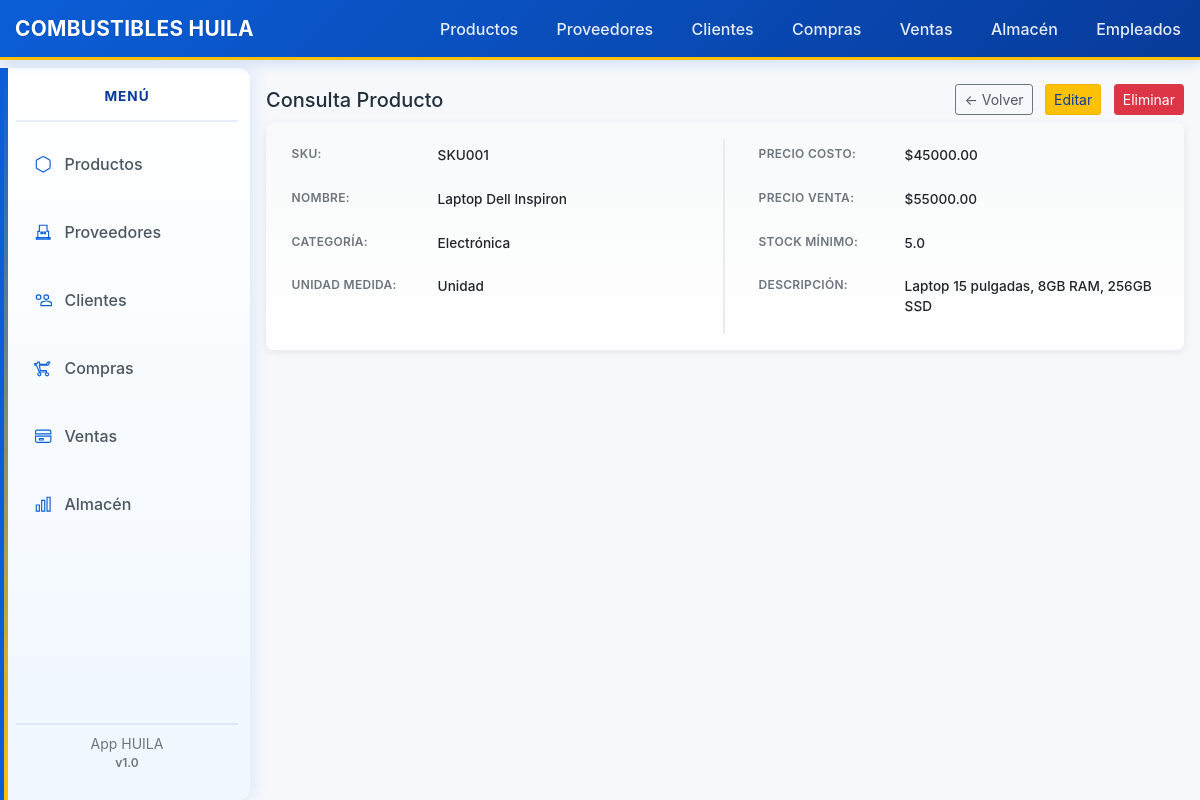
The app's page /productos/1 with its own data.
### tables this page shows
CREATE TABLE productos (
    id INTEGER PRIMARY KEY AUTOINCREMENT,
    sku TEXT UNIQUE,
    nombre TEXT NOT NULL,
    descripcion TEXT,
    categoria TEXT,
    unidad_medida TEXT,
    precio_costo REAL DEFAULT 0,
    precio_venta REAL DEFAULT 0,
    stock_minimo REAL DEFAULT 0,
    activo INTEGER DEFAULT 1,
    created_at TEXT DEFAULT (datetime('now')),
    updated_at TEXT
);

### backend/app/productos/routes.py (the view)
@bp.route('/<int:id>', methods=['GET'])
def view(id):
    db = get_db()
    cur = db.execute('SELECT * FROM productos WHERE id = ?', (id,))
    producto = cur.fetchone()
    if producto is None:
        flash('Producto no encontrado', 'danger')
        return redirect(url_for('productos.index'))
    return render_template('productos/view.html', producto=producto)

### backend/app/db.py (called while the page is built)
def get_db():
    if 'db' not in g:
        g.db = sqlite3.connect(
            current_app.config['DATABASE'],
            detect_types=sqlite3.PARSE_DECLTYPES
        )
        g.db.row_factory = sqlite3.Row
    return g.db

### backend/app/templates/productos/view.html (shortened to what this page needs)
{% extends 'base.html' %}
{% block content %}
<div>
  <div class="d-flex justify-content-between align-items-center mb-2">
    <h5 class="mb-0">Consulta Producto</h5>
    <div>
      <a href="{{ url_for('productos.index') }}" class="btn btn-sm btn-secondary mr-2">← Volver</a>
      <a href="{{ url_for('productos.edit', id=producto['id']) }}" class="btn btn-sm btn-warning mr-2">Editar</a>
      <a href="{{ url_for('productos.delete', id=producto['id']) }}" class="btn btn-sm btn-danger">Eliminar</a>
    </div>
  </div>
  <div class="card">
    <div class="card-body p-3">
      <div class="row">
        <div class="col-md-6">
          <div class="info-item">
            <label>SKU:</label>
            <p>{{ producto['sku'] or '—' }}</p>
          </div>
          <div class="info-item">
            <label>Nombre:</label>
            <p>{{ producto['nombre'] }}</p>
          </div>
          <div class="info-item">
            <label>Categoría:</label>
            <p>{{ producto['categoria'] or '—' }}</p>
          </div>
          <div class="info-item">
            <label>Unidad Medida:</label>
            <p>{{ producto['unidad_medida'] or '—' }}</p>
          </div>
        </div>
        <div class="col-md-6">
          <div class="info-item">
            <label>Precio Costo:</label>
            <p>${{ '%.2f'|format(producto['precio_costo'] or 0) }}</p>
          </div>
          <div class="info-item">
            <label>Precio Venta:</label>
            <p>${{ '%.2f'|format(producto['precio_venta'] or 0) }}</p>
          </div>
          <div class="info-item">
            <label>Stock Mínimo:</label>
            <p>{{ producto['stock_minimo'] or 0 }}</p>
          </div>
          <div class="info-item">
            <label>Descripción:</label>
            <p>{{ producto['descripcion'] or '—' }}</p>
          </div>
        </div>
      </div>
    </div>
  </div>
</div>
{% endblock %}

### backend/app/static/css/style.css (style rules this page uses)
body { padding-bottom: 40px; }
.btn-warning { background-color: var(--accent); border-color: rgba(0,0,0,0.06); color: var(--primary-dark); }
body { background: var(--bg); color: var(--text, #22303c); font-family: -apple-system, BlinkMacSystemFont, "Segoe UI", Roboto, "Helvetica Neue", Arial, sans-serif; padding-bottom: 40px; }
.btn-secondary { background-color: transparent; color: #556; }
body { background: var(--bg); color: #22303c; padding-bottom: 40px; font-family: -apple-system, BlinkMacSystemFont, "Segoe UI", Roboto, "Helvetica Neue", Arial, sans-serif; }

### backend/app/static/css/theme.css (style rules this page uses)
:root { --bg: #f6f8fb; --surface: #ffffff; --primary: #0b5ed7; --primary-dark: #073b9a; --accent: #ffc107; --muted: #6c757d; --text: #22303c; --card-shadow: 0 6px 18px rgba(20,30,50,0.06); }
body { background: var(--bg); color: var(--text, #22303c); font-family: -apple-system, BlinkMacSystemFont, "Segoe UI", Roboto, "Helvetica Neue", Arial, sans-serif; padding-bottom: 40px; }
.btn-warning { background-color: var(--accent); border-color: rgba(0,0,0,0.06); color: var(--primary-dark); }

### backend/app/templates/productos/view.html (style rules this page uses)
.card { border: none; border-radius: 8px; box-shadow: 0 2px 8px rgba(0,0,0,0.08); background: #ffffff; }
.card-body { background: linear-gradient(to bottom, #f8f9fa 0%, #ffffff 100%); border-radius: 8px; }
.row > .col-md-6:first-child { border-right: 2px solid #e9ecef; padding-right: 1.5rem; }
.row > .col-md-6:last-child { padding-left: 1.5rem; }
.info-item { margin-bottom: 0.65rem; display: flex; align-items: flex-start; padding: 0.4rem 0.6rem; border-radius: 4px; transition: background-color 0.2s; }
.info-item label { font-weight: 600; font-size: 0.75rem; color: #6c757d; margin-bottom: 0; margin-right: 1rem; min-width: 130px; flex-shrink: 0; text-transform: uppercase; letter-spacing: 0.3px; }
.info-item p { font-size: 0.85rem; color: #212529; margin-bottom: 0; flex: 1; word-break: break-word; font-weight: 500; }

### records on screen
productos: sku "SKU001", nombre "Laptop Dell Inspiron", categoria "Electrónica", unidad_medida "Unidad", precio_costo "45000.00", precio_venta "55000.00", stock_minimo "5.0", descripcion "Laptop 15 pulgadas, 8GB RAM, 256GB SSD"
